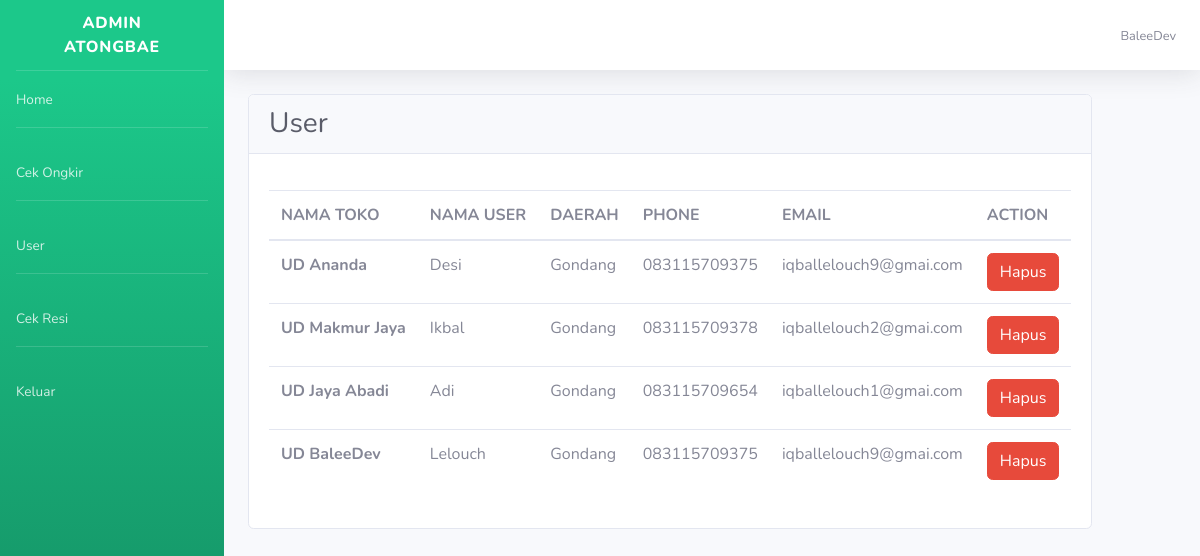
The page /user_backend.php on the database its author committed.
### tables this page shows
CREATE TABLE `tbl_user` (
  `Id_user` int(11) NOT NULL,
  `Nama_Toko` varchar(100) NOT NULL,
  `Nama_User` varchar(100) NOT NULL,
  `Daerah` varchar(150) NOT NULL,
  `Phone` varchar(12) NOT NULL,
  `Email` varchar(50) NOT NULL,
  `Deskripsi` text NOT NULL
);

### user_backend.php (the view, shortened to what this page needs)
<?php
include 'db.php';
$sql = 'SELECT * FROM tbl_user';
$vUser = mysqli_query($conn, $sql);
?>
<!DOCTYPE html>
<html lang="en">
<head>
    <link href="vendor/fontawesome-free/css/all.min.css" rel="stylesheet" type="text/css">
    <link href="./assets/css/admin.css" rel="stylesheet">
</head>
<body id="page-top">
    <div id="wrapper">
        <ul class="navbar-nav bg-gradient-success sidebar sidebar-dark accordion" id="accordionSidebar">
            <a class="sidebar-brand d-flex align-items-center justify-content-center" href="home.php">
                <div class="sidebar-brand-text mx-3">Admin AtongBae</sup></div>
            </a>
            <hr class="sidebar-divider my-0">
            <li class="nav-item">
                <a class="nav-link" href="admin.php">
                    <span>Home</span></a>
            </li>
            <hr class="sidebar-divider">
            <li class="nav-item">
                <a class="nav-link" href="cek_ongkir_backend.php">
                    <span>Cek Ongkir</span></a>
            </li>
            <hr class="sidebar-divider">
            <li class="nav-item">
                <a class="nav-link" href="user_backend.php">
                    <span>User</span></a>
            </li>
            <hr class="sidebar-divider">
            <li class="nav-item">
                <a class="nav-link" href="cek_resi_beckend.php">
                    <span>Cek Resi</span></a>
            </li>
            <hr class="sidebar-divider">
            <li class="nav-item">
                <a class="nav-link" href="logout.php">
                    <span>Keluar</span></a>
            </li>
        </ul>
        <div id="content-wrapper" class="d-flex flex-column">
            <div id="content">
                <nav class="navbar navbar-expand navbar-light bg-white topbar mb-4 static-top shadow">
                    <ul class="navbar-nav ml-auto">
                        <li class="nav-item dropdown no-arrow">
                            <span class="mr-2 d-none d-lg-inline text-gray-600 small">BaleeDev</span>
                        </li>
                    </ul>
                </nav>
                <div class="container-fluid">
                    <div class="d-sm-flex align-items-center justify-content-between mb-4">
                        <div class="card">
                            <div class="card-header mb-3">
                                <h1 class="h3 mb-0 text-gray-800">User</h1>
                            </div>
                            <div class="row">
                                <div class="col-md-12">
                                    <div class="card-body">
                                        <table class="table table-hover ">
                                            <thead>
                                                <tr>
                                                    <th scope="col">NAMA TOKO</th>
                                                    <th scope="col">NAMA USER </th>
                                                    <th scope="col">DAERAH </th>
                                                    <th scope="col">PHONE</th>
                                                    <th scope="col">EMAIL</th>
                                                    <th scope="col">ACTION</th>
                                                </tr>
                                            </thead>
                                            <tbody>
                                                <?php
                                                while ($data = mysqli_fetch_object($vUser)) {
                                                ?>
                                                    <tr>
                                                        <th><?= $data->Nama_Toko ?></th>
                                                        <td><?= $data->Nama_User ?></td>
                                                        <td><?= $data->Daerah ?></td>
                                                        <td><?= $data->Phone ?></td>
                                                        <td><?= $data->Email ?></td>
                                                        <td>
                                                            <a href="user_backend.php?hal=hapus&id=<?= $data->Id_user ?>" onclick="return confirm('Apakah yakin ingin menghapus data ini??')" class="btn btn-danger">Hapus</a>
                                                        </td>
                                                    </tr>
                                                <?php } ?>
                                            </tbody>
                                        </table>
                                    </div>
                                </div>
                            </div>
                        </div>
                    </div>
                </div>
            </div>
</body>
</html>

### rows shown on the page
tbl_user: Nama_Toko "UD Ananda", Nama_User "Desi", Daerah "Gondang", Phone "083115709375", Email "iqballelouch9@gmai.com"
tbl_user: Nama_Toko "UD Makmur Jaya", Nama_User "Ikbal", Daerah "Gondang", Phone "083115709378", Email "iqballelouch2@gmai.com"
tbl_user: Nama_Toko "UD Jaya Abadi", Nama_User "Adi", Daerah "Gondang", Phone "083115709654", Email "iqballelouch1@gmai.com"
tbl_user: Nama_Toko "UD BaleeDev", Nama_User "Lelouch", Daerah "Gondang", Phone "083115709375", Email "iqballelouch9@gmai.com"
